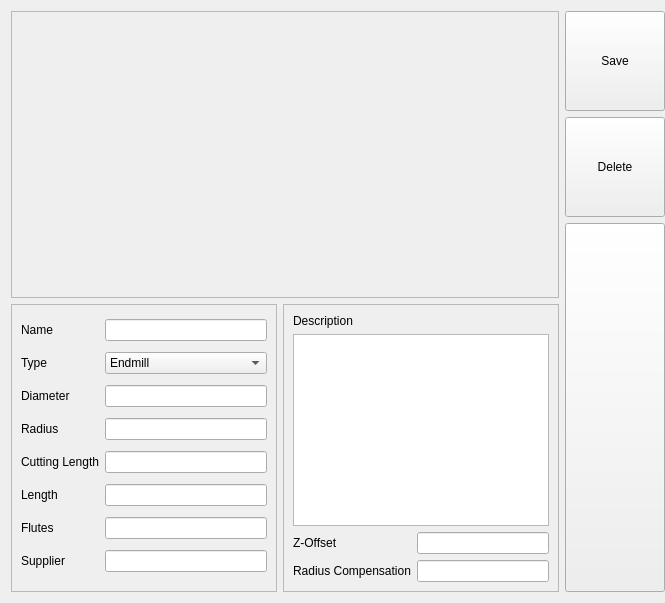
<?xml version="1.0" encoding="UTF-8"?>
<ui version="4.0">
 <class>Form</class>
 <widget class="QWidget" name="Form">
  <property name="geometry">
   <rect>
    <x>0</x>
    <y>0</y>
    <width>665</width>
    <height>603</height>
   </rect>
  </property>
  <property name="sizePolicy">
   <sizepolicy hsizetype="Expanding" vsizetype="Expanding">
    <horstretch>0</horstretch>
    <verstretch>0</verstretch>
   </sizepolicy>
  </property>
  <property name="windowTitle">
   <string>Form</string>
  </property>
  <layout class="QHBoxLayout" name="horizontalLayout">
   <property name="rightMargin">
    <number>0</number>
   </property>
   <item>
    <layout class="QVBoxLayout" name="verticalLayout">
     <item>
      <widget class="QFrame" name="toolDetailPage_renderFrame">
       <property name="sizePolicy">
        <sizepolicy hsizetype="Expanding" vsizetype="Expanding">
         <horstretch>0</horstretch>
         <verstretch>0</verstretch>
        </sizepolicy>
       </property>
       <property name="frameShape">
        <enum>QFrame::Shape::StyledPanel</enum>
       </property>
       <property name="frameShadow">
        <enum>QFrame::Shadow::Raised</enum>
       </property>
      </widget>
     </item>
     <item>
      <layout class="QHBoxLayout" name="horizontalLayout_2">
       <item>
        <widget class="QFrame" name="toolDetailPage_infoFrame">
         <property name="sizePolicy">
          <sizepolicy hsizetype="Preferred" vsizetype="Minimum">
           <horstretch>0</horstretch>
           <verstretch>0</verstretch>
          </sizepolicy>
         </property>
         <property name="frameShape">
          <enum>QFrame::Shape::StyledPanel</enum>
         </property>
         <property name="frameShadow">
          <enum>QFrame::Shadow::Raised</enum>
         </property>
         <layout class="QGridLayout" name="gridLayout">
          <item row="8" column="1">
           <widget class="QLineEdit" name="toolDetailPage_flutesLineEdit">
            <property name="alignment">
             <set>Qt::AlignmentFlag::AlignCenter</set>
            </property>
           </widget>
          </item>
          <item row="2" column="1">
           <widget class="QComboBox" name="toolDetailPage_typeComboBox">
            <item>
             <property name="text">
              <string>Endmill</string>
             </property>
            </item>
            <item>
             <property name="text">
              <string>Radius Endmill</string>
             </property>
            </item>
            <item>
             <property name="text">
              <string>Facemill</string>
             </property>
            </item>
            <item>
             <property name="text">
              <string>Drill</string>
             </property>
            </item>
            <item>
             <property name="text">
              <string>Threadmill</string>
             </property>
            </item>
            <item>
             <property name="text">
              <string>Chamfermill</string>
             </property>
            </item>
           </widget>
          </item>
          <item row="3" column="0">
           <widget class="QLabel" name="label_5">
            <property name="text">
             <string>Diameter</string>
            </property>
           </widget>
          </item>
          <item row="9" column="0">
           <widget class="QLabel" name="label_6">
            <property name="text">
             <string>Supplier</string>
            </property>
           </widget>
          </item>
          <item row="3" column="1">
           <widget class="QLineEdit" name="toolDetailPage_diameterLineEdit">
            <property name="alignment">
             <set>Qt::AlignmentFlag::AlignCenter</set>
            </property>
           </widget>
          </item>
          <item row="5" column="1">
           <widget class="QLineEdit" name="toolDetailPage_cuttingLengthLineEdit">
            <property name="alignment">
             <set>Qt::AlignmentFlag::AlignCenter</set>
            </property>
           </widget>
          </item>
          <item row="9" column="1">
           <widget class="QLineEdit" name="toolDetailPage_supplierLineEdit">
            <property name="alignment">
             <set>Qt::AlignmentFlag::AlignCenter</set>
            </property>
           </widget>
          </item>
          <item row="8" column="0">
           <widget class="QLabel" name="label_11">
            <property name="text">
             <string>Flutes</string>
            </property>
           </widget>
          </item>
          <item row="6" column="1">
           <widget class="QLineEdit" name="toolDetailPage_lengthLineEdit">
            <property name="alignment">
             <set>Qt::AlignmentFlag::AlignCenter</set>
            </property>
           </widget>
          </item>
          <item row="1" column="1">
           <widget class="QLineEdit" name="toolDetailPage_nameLineEdit"/>
          </item>
          <item row="6" column="0">
           <widget class="QLabel" name="label_4">
            <property name="text">
             <string>Length</string>
            </property>
           </widget>
          </item>
          <item row="5" column="0">
           <widget class="QLabel" name="label_9">
            <property name="text">
             <string>Cutting Length</string>
            </property>
           </widget>
          </item>
          <item row="1" column="0">
           <widget class="QLabel" name="label_2">
            <property name="text">
             <string>Name</string>
            </property>
           </widget>
          </item>
          <item row="2" column="0">
           <widget class="QLabel" name="label_3">
            <property name="text">
             <string>Type</string>
            </property>
           </widget>
          </item>
          <item row="4" column="0">
           <widget class="QLabel" name="label_7">
            <property name="text">
             <string>Radius</string>
            </property>
           </widget>
          </item>
          <item row="4" column="1">
           <widget class="QLineEdit" name="toolDetailPage_radiusLineEdit"/>
          </item>
         </layout>
        </widget>
       </item>
       <item>
        <widget class="QFrame" name="toolDetailPage_descriptionFrame">
         <property name="sizePolicy">
          <sizepolicy hsizetype="Preferred" vsizetype="Minimum">
           <horstretch>0</horstretch>
           <verstretch>0</verstretch>
          </sizepolicy>
         </property>
         <property name="frameShape">
          <enum>QFrame::Shape::StyledPanel</enum>
         </property>
         <property name="frameShadow">
          <enum>QFrame::Shadow::Raised</enum>
         </property>
         <layout class="QVBoxLayout" name="verticalLayout_4">
          <item>
           <widget class="QLabel" name="label">
            <property name="sizePolicy">
             <sizepolicy hsizetype="Preferred" vsizetype="Minimum">
              <horstretch>0</horstretch>
              <verstretch>0</verstretch>
             </sizepolicy>
            </property>
            <property name="text">
             <string>Description</string>
            </property>
           </widget>
          </item>
          <item>
           <widget class="QPlainTextEdit" name="toolDetailPage_descriptionPlainTextEdit">
            <property name="sizePolicy">
             <sizepolicy hsizetype="Expanding" vsizetype="Minimum">
              <horstretch>0</horstretch>
              <verstretch>0</verstretch>
             </sizepolicy>
            </property>
           </widget>
          </item>
          <item>
           <layout class="QGridLayout" name="gridLayout_2">
            <item row="0" column="1">
             <widget class="QLineEdit" name="toolDetailPage_zOffsetLineEdit"/>
            </item>
            <item row="0" column="0">
             <widget class="QLabel" name="label_8">
              <property name="text">
               <string>Z-Offset</string>
              </property>
             </widget>
            </item>
            <item row="1" column="0">
             <widget class="QLabel" name="label_10">
              <property name="text">
               <string>Radius Compensation</string>
              </property>
             </widget>
            </item>
            <item row="1" column="1">
             <widget class="QLineEdit" name="toolDetailPage_rOffsetLineEdit"/>
            </item>
           </layout>
          </item>
         </layout>
        </widget>
       </item>
      </layout>
     </item>
    </layout>
   </item>
   <item>
    <layout class="QVBoxLayout" name="verticalLayout_2">
     <item>
      <widget class="QPushButton" name="toolDetailPage_saveButton">
       <property name="minimumSize">
        <size>
         <width>100</width>
         <height>100</height>
        </size>
       </property>
       <property name="text">
        <string>Save</string>
       </property>
      </widget>
     </item>
     <item>
      <widget class="QPushButton" name="toolDetailPage_deleteButton">
       <property name="minimumSize">
        <size>
         <width>100</width>
         <height>100</height>
        </size>
       </property>
       <property name="text">
        <string>Delete</string>
       </property>
      </widget>
     </item>
     <item>
      <widget class="QPushButton" name="pushButton_3">
       <property name="sizePolicy">
        <sizepolicy hsizetype="Minimum" vsizetype="Expanding">
         <horstretch>0</horstretch>
         <verstretch>0</verstretch>
        </sizepolicy>
       </property>
       <property name="text">
        <string/>
       </property>
      </widget>
     </item>
    </layout>
   </item>
  </layout>
 </widget>
 <resources/>
 <connections/>
</ui>
